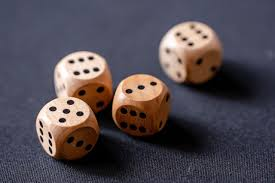
#> input picture 1.jpg, 275 x 183 px
$ python 1e1.py
#> lines starting #> are read from the running program, lines starting #| are printed output that depends on the picture
import cv2
import numpy as np
import matplotlib.pyplot as plt

img = cv2.imread('1.jpg')
#> img is the input picture: shape (183, 275, 3); mean B, G, R 81.4, 74.6, 82.8


print(img.shape)
#| (183, 275, 3)

for i in range(img.shape[0]):
    for j in range(img.shape[1]):
        pixel = img[i][j]
        gray = int((int(pixel[0]) + int(pixel[1]) + int(pixel[2])) / 3)
        if gray > 255:
            gray = 255
        if gray < 0:
            gray = 0
        pixel[0] = gray
        pixel[1] = gray
        pixel[2] = gray


hist = [0] * 256

for i in range(img.shape[0]):
    for j in range(img.shape[1]):

        gray = img[i][j][0]

        hist[gray] += 1
#> after the loop, hist = 256 values, max 2180 at index 87, min 0 at index 255, mean 196.6

cv2.imshow('gray', img)
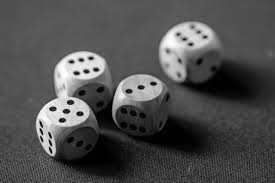
#> window 'gray': shape (183, 275, 3); min 0, max 254, mean 79.2
plt.plot(hist)
plt.title("Histogram")
plt.xlabel("Gray Level")
plt.ylabel("Number of Pixels")

plt.show()
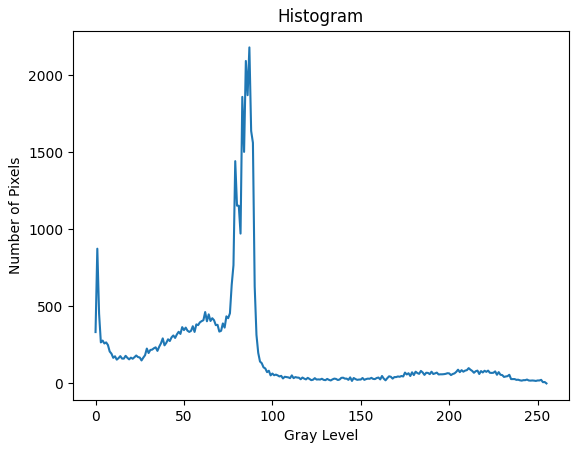
#> figure drawn by matplotlib, 1 panel; curve peaks at x = 87, y = 2180

#cdf
cdf = [0] * 256
cdf[0] = hist[0]
for i in range(1, 256):
    cdf[i] = cdf[i - 1] + hist[i]
#> after the loop, cdf = 256 values from 333 to 50325

for i in range(img.shape[0]):
    for j in range(img.shape[1]):
        gray = img[i][j][0]
        equalized_gray = int(cdf[gray] * 255 / (img.shape[0] * img.shape[1]))
        if equalized_gray > 255:
            equalized_gray = 255
        if equalized_gray < 0:
            equalized_gray = 0
        img[i][j][0] = equalized_gray
        img[i][j][1] = equalized_gray
        img[i][j][2] = equalized_gray
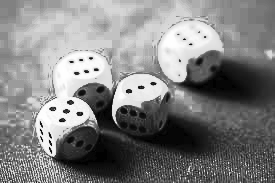
#> img: shape (183, 275, 3); min 1, max 255, mean 128.9
#saveimg
cv2.imwrite('equalized.jpg', img)

#show img and histogram after equalization

cv2.imshow('equalized', img)
hist_equalized = [0] * 256
for i in range(img.shape[0]):
    for j in range(img.shape[1]):
        gray = img[i][j][0]
        hist_equalized[gray] += 1
#> after the loop, hist_equalized = 256 values, max 2180 at index 193, min 0 at index 0, mean 196.6
plt.plot(hist_equalized)
plt.title("Equalized Histogram")
plt.xlabel("Gray Level")
plt.ylabel("Number of Pixels")
plt.show()
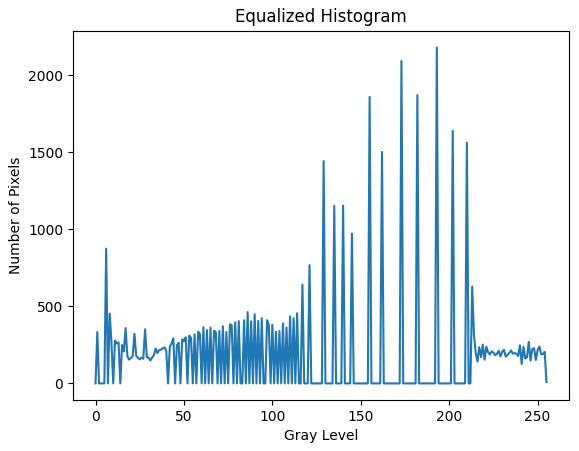
#> figure drawn by matplotlib, 1 panel; curve peaks at x = 193, y = 2180
cv2.waitKey(0)
cv2.destroyAllWindows()

old_h = img.shape[0]
#> old_h = 183
old_w = img.shape[1]
#> old_w = 275

new_h = int(old_h * 1.5)
#> new_h = 274
new_w = int(old_w * 1.5)
#> new_w = 412

new_img = np.zeros((new_h, new_w, 3), dtype=np.uint8)

scale_x = old_w / new_w
#> scale_x = 0.667
scale_y = old_h / new_h
#> scale_y = 0.668

for i in range(new_img.shape[0]):
    for j in range(new_img.shape[1]):
        x = int(j * scale_x)
        y = int(i * scale_y)
        new_img[i][j] = img[y][x]
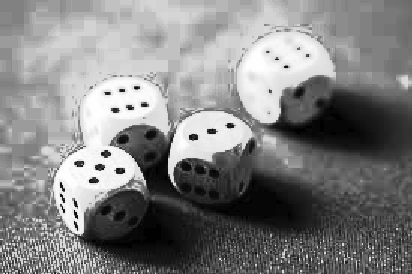
#> new_img: shape (274, 412, 3); min 1, max 255, mean 129.1
cv2.imshow('resized', new_img)
cv2.waitKey(0)
cv2.destroyAllWindows()

print("img size:", img.shape)
#| img size: (183, 275, 3)
if len(img.shape) == 2:
    print("number of channels: 1")
else:
    print("number of channels:", img.shape[2])
#| number of channels: 3
print("data type:", img.dtype)
#| data type: uint8
print("minimum pixel value:", img.min())
#| minimum pixel value: 1
print("maximum pixel value:", img.max())
#| maximum pixel value: 255
